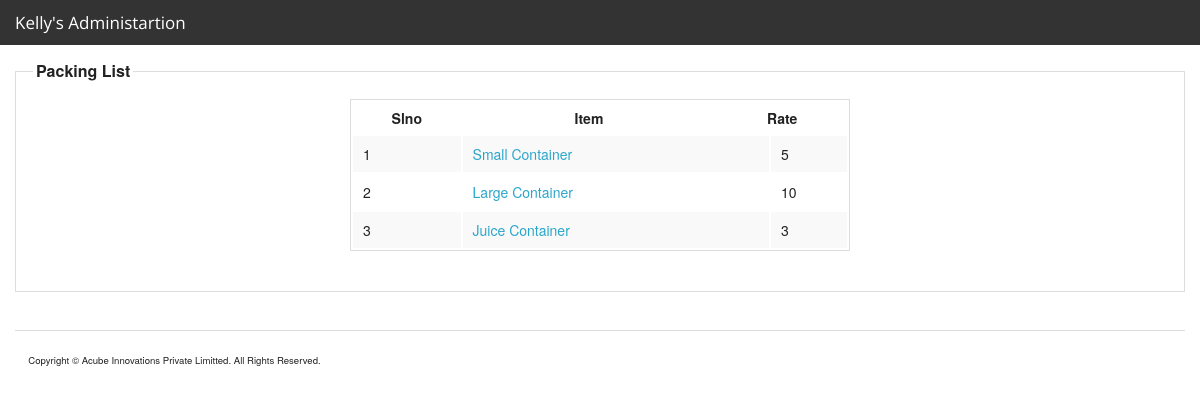
The page /admin/packing_list.php (signed in) on the database its author committed.
### tables this page shows
CREATE TABLE IF NOT EXISTS `packing` (
  `id` int(11) NOT NULL AUTO_INCREMENT,
  `name` varchar(255) NOT NULL,
  `rate` double NOT NULL,
  PRIMARY KEY (`id`),
  UNIQUE KEY `name` (`name`)
);

### include/class/class_page/class_page.php (called while the page is built, shortened)
<?php
class Page {
	var $connection_list = array();
	var $conf_list = array();
	var $menuconf_list = array();
	var $class_list = array();
	var $function_list = array();
	var $root_path='./';
	var $module_path='modules/';
	var $module = "" ;
	var $style='';
	var $script='';
	var $print_page='';
	function display(){
		$debug_output .= ob_get_contents();
		if(count($this->conf_list) > 0){
			foreach ($this->conf_list as $conf_file){
				$debug_output .= ob_get_contents();
			}
		}
		if(count($this->connection_list) > 0){
			foreach ($this->connection_list as $connection_file){
				$debug_output .= ob_get_contents();
			}
		}
		if(count($this->menuconf_list) > 0){
			foreach ($this->menuconf_list as $menuconf_file){
				$debug_output .= ob_get_contents();
			}
		}
		if(count($this->function_list) > 0){
			foreach ($this->function_list as $function_file){
				$debug_output .= ob_get_contents();
			}
		}
		if(trim($this->module) != ""){
			$debug_output .= ob_get_contents();
		}
		if(count($this->class_list) > 0){
			foreach ($this->class_list as $class_file){
				$debug_output .= ob_get_contents();
				$debug_output .= ob_get_contents();
			}
		}
		if(trim($this->module) != ""){
			$filename = $this->root_path.$this->module_path.$this->module."/style.css";
			if (file_exists( $filename)) {
				$this->style.='<link rel="stylesheet" type="text/css" href="'.$filename.'">';
			}else{
				$debug_output .= 'File :: '.$filename ." not exists <br/>";
			}
			$filename = $this->root_path.$this->module_path.$this->module."/script.js";
			if (file_exists($filename)) {
				$this->script.='<script src="'.$filename.'" language="JavaScript" type="text/JavaScript"></script>';
			}else{
				$debug_output .= 'File :: '.$filename ." not exists. <br/>";
			}
		}
		if(trim($this->module) != ""){
			$filename = $this->root_path.$this->module_path.$this->module."/functions.php";
			if (file_exists($filename)) {
				ob_start();
				include($filename);
				$this->print_page .= ob_get_contents();
				ob_end_clean();
			}else{
				$debug_output .= ob_get_contents();
			}
			$filename = $this->root_path.$this->module_path.$this->module."/code.php";
			if (file_exists($filename)) {
				include($filename);
				$this->print_page .= ob_get_contents();
			}else{
				ob_start();
				echo 'File :: '.$filename ." not exists. <br/>";
				$debug_output .= ob_get_contents();
				ob_end_clean();
			}
			$filename = $this->root_path.$this->module_path.$this->module."/style.php";
			if (file_exists($filename)) {
				ob_start();
				include($filename);
				$this->style.='<style>';
				$this->style .= ob_get_contents();
				$this->style.='</style>';
				ob_end_clean();
			}else{
				$debug_output .='File :: '.$filename ." not exists. <br/>";
			}
						$filename = $this->root_path.$this->module_path.$this->module."/script.php";
			if (file_exists($filename)) {
				ob_start();
				include($filename);
				$this->script.='<script language="JavaScript" type="text/JavaScript">';
				$this->script .= ob_get_contents();
				$this->script.='</script>';
				ob_end_clean();
			}else{
				$debug_output .='File :: '.$filename ." not exists. <br/>";
			}
			$filename = $this->root_path.$this->module_path.$this->module."/view.php";
			if (file_exists($filename)) {
				include($filename);
				$this->print_page .= ob_get_contents();
			}else{
				ob_start();
				echo 'File :: '.$filename ." not exists. <br/>";
				$debug_output .= ob_get_contents();
				ob_end_clean();
			}
		}
	}
}
?>

### admin/packing_list.php (called while the page is built, shortened)
<?php session_start();
require(ROOT_PATH.'include/class/class_page/class_page.php');
$page = new Page;
	$page->root_path = ROOT_PATH;
	$page->current_url = $current_url;
	$page->title = "Acube MVC";
	$page->page_name = 'index';
	$page->layout = 'restaurant.html';
    $page->conf_list = array("conf.php");
    $page->menuconf_list = array("menu_conf.php");
	$page->connection_list = array("connection.php");
	$page->function_list = array("functions.php");
	$page->class_list = array("class_packing.php");
	$page->access_list = array("ADMINISTRATOR");
    $index=0;
    $content_list[$index]['file_name']='admin/inc_right_menu.php';
    $content_list[$index]['var_name']='right_menu';
	$page->content_list = $content_list;
	$page->module_path = 'modules/packing/';
    $page->module = 'list';
	$page->display();
?>

### modules/packing/list/code.php (called while the page is built, shortened)
<?php
$packing_list=new Packing($myconnection);
$packing_list->connection=$myconnection;
	$array_packing_list=$packing_list->get_list_array();
	if($array_packing_list!=false){
	$count=count($array_packing_list);
}
?>

### include/class/class_packing/class_packing.php (called while the page is built, shortened)
<?php
class Packing {
    var $connection;
function get_list_array(){
    $cities = array();$i=0;
    $strSQL = "SELECT * FROM packing";
    $rsRES = mysql_query($strSQL,$this->connection) or die(mysql_error(). $strSQL );
    if ( mysql_num_rows($rsRES) > 0 ){
        while ( list ($id,$name,$rate) = mysql_fetch_row($rsRES) ){
            $packing[$i]["id"] =  $id;
            $packing[$i]["name"] = $name;
            $packing[$i]["rate"] = $rate;
            $i++;
        }
        return $packing;
    }else{
    $this->error_number = 4;
    $this->error_description="Can't list packing";
    return false;
    }
}
}
?>

### modules/packing/list/view.php (the view, shortened to what this page needs)
<!DOCTYPE html PUBLIC "-//W3C//DTD XHTML 1.0 Transitional//EN" "http://www.w3.org/TR/xhtml1/DTD/xhtml1-transitional.dtd">
<html xmlns="http://www.w3.org/1999/xhtml">
<head>
</head>
<body>
<form id="form2" name="form2" method="post" action="">
<fieldset>
    <legend>Packing List</legend>
     <table width="500" height="68" align="center">
    <tr>
      <th>Slno</th>
      <th>Item</th>
      <th colspan="2">Rate</th>
    </tr>
	<?php
	if($array_packing_list==false){
	?>
	<tr>
	<td> No Recodes Found </td>
	</tr>
	<?php } else {
		$i = 0;
		while($i<$count){
	?>
	<tr>
	<td><?php echo $array_packing_list[$i]['id'] ?></td>
	<td colspan="2"><a href="packing.php?id=<?php echo $array_packing_list[$i]['id'] ?>"><?php echo $array_packing_list[$i]['name']?></a></td>
    <td colspan="2"> <?php echo $array_packing_list[$i]['rate'] ?></td>
	</tr>
    <?php $i++;
          }
          }
           ?>
 </table>
    </form>
   </body>
   </html>

### rows shown on the page
packing: id "1", name "Small Container", rate "5"
packing: id "2", name "Large Container", rate "10"
packing: id "3", name "Juice Container", rate "3"
